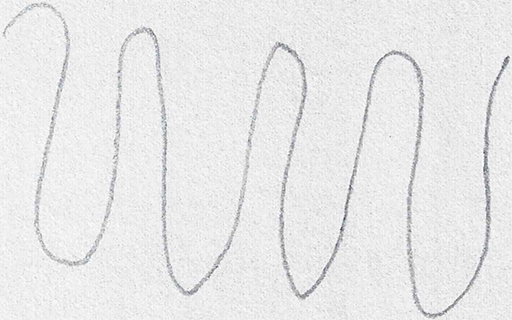
#> input picture model/detect-parkinsons/dataset/wave/testing/healthy/V07HO01.png, 512 x 320 px; its folder holds only this picture in this run
$ python detect_parkinsons.py --dataset detect-parkinsons/dataset/wave/testing/healthy
#> lines starting #> are read from the running program, lines starting #| are printed output that depends on the picture; after the words box and inside, x2 and y2 are one past the last pixel; in counts of white or black regions, pixels touching at a corner belong together
# USASGE
# python detect_parkinsons.py --dataset dataset/spiral
# python detect_parkinsons.py --dataset dataset/wave

# import the necessary packages
from sklearn.ensemble import RandomForestClassifier
from sklearn.preprocessing import LabelEncoder
from sklearn.metrics import confusion_matrix
from skimage import feature
from imutils import build_montages
from imutils import paths
import numpy as np
import argparse
import cv2
import os
from keras.preprocessing.image import ImageDataGenerator
from keras.models import Sequential
from keras.layers import Conv2D, MaxPooling2D
from keras.layers import Activation, Dropout, Flatten, Dense, BatchNormalization
from keras import backend as K

def quantify_image(image):
	# compute the histogram of oriented gradients feature vector for
	# the input image
	features = feature.hog(image, orientations=9,
		pixels_per_cell=(10, 10), cells_per_block=(2, 2),
		transform_sqrt=True, block_norm="L1")

	# return the feature vector
	return features

def load_split(path):
	# grab the list of images in the input directory, then initialize
	# the list of data (i.e., images) and class labels
	imagePaths = list(paths.list_images(path))
	data = []
	labels = []

	# loop over the image paths
	for imagePath in imagePaths:
		# extract the class label from the filename
		label = imagePath.split(os.path.sep)[-2]

		# load the input image, convert it to grayscale, and resize
		# it to 200x200 pixels, ignoring aspect ratio
		image = cv2.imread(imagePath)
		image = cv2.cvtColor(image, cv2.COLOR_BGR2GRAY)
		image = cv2.resize(image, (300, 300))

		# threshold the image such that the drawing appears as white
		# on a black background
		image = cv2.threshold(image, 0, 255,
			cv2.THRESH_BINARY_INV | cv2.THRESH_OTSU)[1]

		# quantify the image
		features = quantify_image(image)

		# update the data and labels lists, respectively
		data.append(features)
		labels.append(label)

	# return the data and labels
	return (np.array(data), np.array(labels))

# construct the argument parser and parse the arguments
ap = argparse.ArgumentParser()
ap.add_argument("-d", "--dataset", required=True,
	help="path to input dataset")
ap.add_argument("-t", "--trials", type=int, default=10,
	help="# of trials to run")
args = vars(ap.parse_args())

# define the path to the training and testing directories
trainingPath = os.path.sep.join([args["dataset"], "training"])
testingPath = os.path.sep.join([args["dataset"], "testing"])

# loading the training and testing data
print("[INFO] loading data...")
(trainX, trainY) = load_split(trainingPath)
(testX, testY) = load_split(testingPath)
#> in load_split, image is the input picture: shape (320, 512, 3); mean B, G, R 232.6, 232.4, 232.4
#> in load_split (call 2), `image = cv2.resize(image, (300, 300))`:
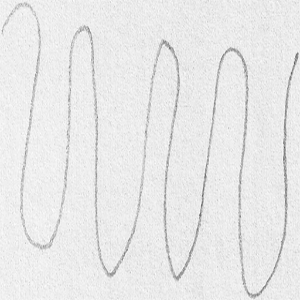
#> image: shape (300, 300); min 92, max 254, mean 232.3
#> in load_split (call 2), `image = cv2.threshold(image, 0, 255, cv2.THRESH_BINARY_INV | cv2.THRES..`:
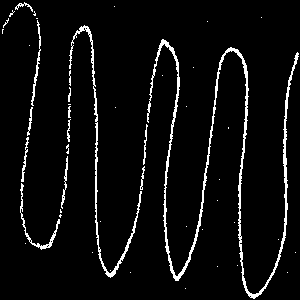
#> image: shape (300, 300); 5.1% white in thin lines or dots
#> pass 2 of the loop in load_split, `for imagePath in imagePaths:`:
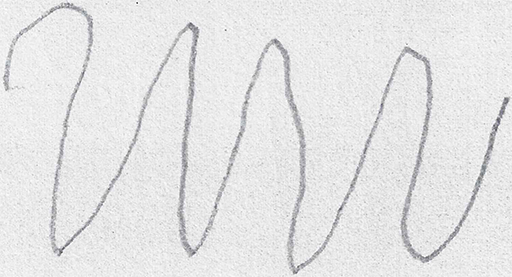
#> input picture model/detect-parkinsons/dataset/wave/testing/parkinson/V11PO01.png, 512 x 277 px
#> in load_split, image is the input picture: shape (277, 512, 3); mean B, G, R 229.2, 228.9, 228.9
#> in load_split (call 2), `image = cv2.resize(image, (300, 300))`:
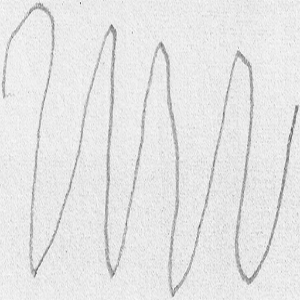
#> image: shape (300, 300); min 89, max 253, mean 228.8
#> in load_split (call 2), `image = cv2.threshold(image, 0, 255, cv2.THRESH_BINARY_INV | cv2.THRES..`:
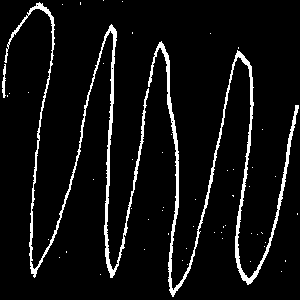
#> image: shape (300, 300); 6.5% white; 54 white regions (51 under 20 px), largest, box (x1, y1, x2, y2) and area: (148, 41, 299, 297) 2970, (4, 2, 149, 278) 2725, (2, 64, 6, 98) 84
#> pass 3 of the loop in load_split, `for imagePath in imagePaths:`:
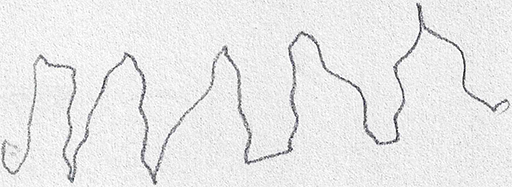
#> input picture model/detect-parkinsons/dataset/wave/testing/parkinson/V14PO01.png, 512 x 187 px
#> in load_split, image is the input picture: shape (187, 512, 3); mean B, G, R 232.8, 232.6, 232.7
#> in load_split (call 2), `image = cv2.resize(image, (300, 300))`:
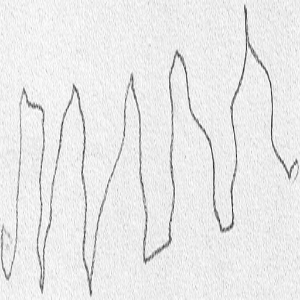
#> image: shape (300, 300); min 35, max 255, mean 232.6
#> in load_split (call 2), `image = cv2.threshold(image, 0, 255, cv2.THRESH_BINARY_INV | cv2.THRES..`:
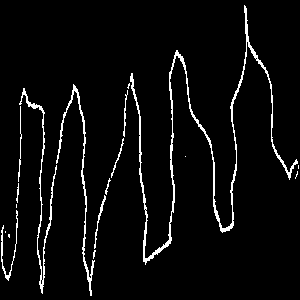
#> image: shape (300, 300); 4.5% white in thin lines or dots

# encode the labels as integers
le = LabelEncoder()
trainY = le.fit_transform(trainY)
#> (the run stopped early here; a loop or call above may not have finished)
